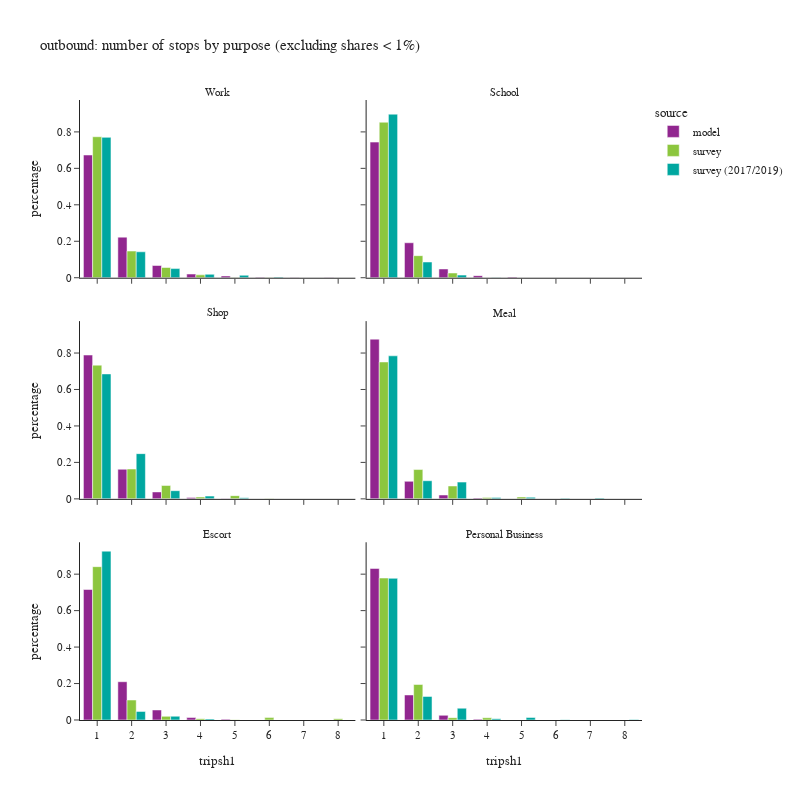

The notebook cell saved with this chart:
### Code cell
df_plot = df_tour.groupby(['tripsh1','pdpurp_label','source'])['toexpfac'].sum().reset_index()
df_plot['percentage'] = df_plot.groupby(['pdpurp_label','source'], group_keys=False)['toexpfac']. \
    apply(lambda x: x / float(x.sum()))
df_plot2 = df_plot.loc[(df_plot['percentage'] > 0.001) & (df_plot['tripsh1'] <= 10)]

fig = px.bar(df_plot2.sort_values(['source','pdpurp_label']),
             x="tripsh1", y="percentage", color="source",barmode="group",
             facet_col='pdpurp_label', facet_col_wrap=2, 
             hover_data=['toexpfac'],
             title="outbound: number of stops by purpose (excluding shares < 1%)")
fig.update_layout(height=800, width=800)
fig.for_each_annotation(lambda a: a.update(text = a.text.split("=")[-1]))
fig.for_each_xaxis(lambda a: a.update(dict(dtick = 1, categoryorder='category ascending')))
fig.show()

### Figure 1 — Plotly figure (JSON) as saved in the notebook; plotly's stock layout.template omitted (floating-point values rounded to 4 significant figures)
{"data": [{"alignmentgroup": "True", "customdata": [[1054000.0], [348800.0], [105000.0], [31710.0], [15070.0], [4672.0], [2726.0], [1598.0]], "hovertemplate": "source=model<br>pdpurp_label=Work<br>tripsh1=%{x}<br>percentage=%{y}<br>toexpfac=%{customdata[0]}<extra></extra>", "legendgroup": "model", "marker": {"color": "#91268F", "pattern": {"shape": ""}}, "name": "model", "offsetgroup": "model", "orientation": "v", "showlegend": true, "textposition": "auto", "type": "bar", "x": [1, 2, 3, 4, 5, 6, 7, 8], "xaxis": "x5", "y": [0.6732, 0.2227, 0.06703, 0.02025, 0.00962, 0.002983, 0.001741, 0.00102], "yaxis": "y5"}, {"alignmentgroup": "True", "customdata": [[428600.0], [110600.0], [27710.0], [6591.0], [1987.0]], "hovertemplate": "source=model<br>pdpurp_label=School<br>tripsh1=%{x}<br>percentage=%{y}<br>toexpfac=%{customdata[0]}<extra></extra>", "legendgroup": "model", "marker": {"color": "#91268F", "pattern": {"shape": ""}}, "name": "model", "offsetgroup": "model", "orientation": "v", "showlegend": false, "textposition": "auto", "type": "bar", "x": [1, 2, 3, 4, 5], "xaxis": "x6", "y": [0.744, 0.1919, 0.04811, 0.01144, 0.003449], "yaxis": "y6"}, {"alignmentgroup": "True", "customdata": [[528900.0], [108800.0], [25490.0], [5281.0], [1485.0]], "hovertemplate": "source=model<br>pdpurp_label=Shop<br>tripsh1=%{x}<br>percentage=%{y}<br>toexpfac=%{customdata[0]}<extra></extra>", "legendgroup": "model", "marker": {"color": "#91268F", "pattern": {"shape": ""}}, "name": "model", "offsetgroup": "model", "orientation": "v", "showlegend": false, "textposition": "auto", "type": "bar", "x": [1, 2, 3, 4, 5], "xaxis": "x3", "y": [0.789, 0.1623, 0.03803, 0.007879, 0.002215], "yaxis": "y3"}, {"alignmentgroup": "True", "customdata": [[598000.0], [65630.0], [14480.0], [3281.0], [887.0]], "hovertemplate": "source=model<br>pdpurp_label=Meal<br>tripsh1=%{x}<br>percentage=%{y}<br>toexpfac=%{customdata[0]}<extra></extra>", "legendgroup": "model", "marker": {"color": "#91268F", "pattern": {"shape": ""}}, "name": "model", "offsetgroup": "model", "orientation": "v", "showlegend": false, "textposition": "auto", "type": "bar", "x": [1, 2, 3, 4, 5], "xaxis": "x4", "y": [0.8761, 0.09615, 0.02122, 0.004807, 0.0013], "yaxis": "y4"}, {"alignmentgroup": "True", "customdata": [[559100.0], [164000.0], [42930.0], [10480.0], [3358.0]], "hovertemplate": "source=model<br>pdpurp_label=Escort<br>tripsh1=%{x}<br>percentage=%{y}<br>toexpfac=%{customdata[0]}<extra></extra>", "legendgroup": "model", "marker": {"color": "#91268F", "pattern": {"shape": ""}}, "name": "model", "offsetgroup": "model", "orientation": "v", "showlegend": false, "textposition": "auto", "type": "bar", "x": [1, 2, 3, 4, 5], "xaxis": "x", "y": [0.7158, 0.21, 0.05496, 0.01341, 0.004299], "yaxis": "y"}, {"alignmentgroup": "True", "customdata": [[296500.0], [48980.0], [9169.0], [1646.0]], "hovertemplate": "source=model<br>pdpurp_label=Personal Business<br>tripsh1=%{x}<br>percentage=%{y}<br>toexpfac=%{customdata[0]}<extra></extra>", "legendgroup": "model", "marker": {"color": "#91268F", "pattern": {"shape": ""}}, "name": "model", "offsetgroup": "model", "orientation": "v", "showlegend": false, "textposition": "auto", "type": "bar", "x": [1, 2, 3, 4], "xaxis": "x2", "y": [0.8313, 0.1373, 0.0257, 0.004614], "yaxis": "y2"}, {"alignmentgroup": "True", "customdata": [[1034000.0], [195500.0], [74950.0], [21040.0], [1950.0], [2079.0]], "hovertemplate": "source=survey<br>pdpurp_label=Work<br>tripsh1=%{x}<br>percentage=%{y}<br>toexpfac=%{customdata[0]}<extra></extra>", "legendgroup": "survey", "marker": {"color": "#8CC63E", "pattern": {"shape": ""}}, "name": "survey", "offsetgroup": "survey", "orientation": "v", "showlegend": true, "textposition": "auto", "type": "bar", "x": [1, 2, 3, 4, 5, 6], "xaxis": "x5", "y": [0.7734, 0.1463, 0.05608, 0.01574, 0.001459, 0.001556], "yaxis": "y5"}, {"alignmentgroup": "True", "customdata": [[443500.0], [62920.0], [13500.0]], "hovertemplate": "source=survey<br>pdpurp_label=School<br>tripsh1=%{x}<br>percentage=%{y}<br>toexpfac=%{customdata[0]}<extra></extra>", "legendgroup": "survey", "marker": {"color": "#8CC63E", "pattern": {"shape": ""}}, "name": "survey", "offsetgroup": "survey", "orientation": "v", "showlegend": false, "textposition": "auto", "type": "bar", "x": [1, 2, 3], "xaxis": "x6", "y": [0.853, 0.121, 0.02596], "yaxis": "y6"}, {"alignmentgroup": "True", "customdata": [[441100.0], [98380.0], [44170.0], [6059.0], [10650.0], [935.1]], "hovertemplate": "source=survey<br>pdpurp_label=Shop<br>tripsh1=%{x}<br>percentage=%{y}<br>toexpfac=%{customdata[0]}<extra></extra>", "legendgroup": "survey", "marker": {"color": "#8CC63E", "pattern": {"shape": ""}}, "name": "survey", "offsetgroup": "survey", "orientation": "v", "showlegend": false, "textposition": "auto", "type": "bar", "x": [1, 2, 3, 4, 5, 6], "xaxis": "x3", "y": [0.7335, 0.1636, 0.07345, 0.01008, 0.01771, 0.001555], "yaxis": "y3"}, {"alignmentgroup": "True", "customdata": [[299000.0], [64060.0], [28150.0], [2793.0], [4038.0]], "hovertemplate": "source=survey<br>pdpurp_label=Meal<br>tripsh1=%{x}<br>percentage=%{y}<br>toexpfac=%{customdata[0]}<extra></extra>", "legendgroup": "survey", "marker": {"color": "#8CC63E", "pattern": {"shape": ""}}, "name": "survey", "offsetgroup": "survey", "orientation": "v", "showlegend": false, "textposition": "auto", "type": "bar", "x": [1, 2, 3, 4, 5], "xaxis": "x4", "y": [0.7509, 0.1609, 0.07069, 0.007015, 0.01014], "yaxis": "y4"}, {"alignmentgroup": "True", "customdata": [[555500.0], [72400.0], [13250.0], [4889.0], [903.3], [8657.0], [4796.0]], "hovertemplate": "source=survey<br>pdpurp_label=Escort<br>tripsh1=%{x}<br>percentage=%{y}<br>toexpfac=%{customdata[0]}<extra></extra>", "legendgroup": "survey", "marker": {"color": "#8CC63E", "pattern": {"shape": ""}}, "name": "survey", "offsetgroup": "survey", "orientation": "v", "showlegend": false, "textposition": "auto", "type": "bar", "x": [1, 2, 3, 4, 5, 6, 8], "xaxis": "x", "y": [0.8412, 0.1096, 0.02006, 0.007402, 0.001368, 0.01311, 0.007262], "yaxis": "y"}, {"alignmentgroup": "True", "customdata": [[238700.0], [59700.0], [3912.0], [3812.0]], "hovertemplate": "source=survey<br>pdpurp_label=Personal Business<br>tripsh1=%{x}<br>percentage=%{y}<br>toexpfac=%{customdata[0]}<extra></extra>", "legendgroup": "survey", "marker": {"color": "#8CC63E", "pattern": {"shape": ""}}, "name": "survey", "offsetgroup": "survey", "orientation": "v", "showlegend": false, "textposition": "auto", "type": "bar", "x": [1, 2, 3, 4], "xaxis": "x2", "y": [0.7787, 0.1947, 0.01276, 0.01243], "yaxis": "y2"}, {"alignmentgroup": "True", "customdata": [[1259000.0], [232500.0], [82130.0], [30700.0], [22300.0], [5520.0]], "hovertemplate": "source=survey (2017/2019)<br>pdpurp_label=Work<br>tripsh1=%{x}<br>percentage=%{y}<br>toexpfac=%{customdata[0]}<extra></extra>", "legendgroup": "survey (2017/2019)", "marker": {"color": "#00A7A0", "pattern": {"shape": ""}}, "name": "survey (2017/2019)", "offsetgroup": "survey (2017/2019)", "orientation": "v", "showlegend": true, "textposition": "auto", "type": "bar", "x": [1, 2, 3, 4, 5, 6], "xaxis": "x5", "y": [0.77, 0.1422, 0.05023, 0.01878, 0.01364, 0.003376], "yaxis": "y5"}, {"alignmentgroup": "True", "customdata": [[471300.0], [45310.0], [7591.0], [670.0]], "hovertemplate": "source=survey (2017/2019)<br>pdpurp_label=School<br>tripsh1=%{x}<br>percentage=%{y}<br>toexpfac=%{customdata[0]}<extra></extra>", "legendgroup": "survey (2017/2019)", "marker": {"color": "#00A7A0", "pattern": {"shape": ""}}, "name": "survey (2017/2019)", "offsetgroup": "survey (2017/2019)", "orientation": "v", "showlegend": false, "textposition": "auto", "type": "bar", "x": [1, 2, 3, 4], "xaxis": "x6", "y": [0.8972, 0.08624, 0.01445, 0.001275], "yaxis": "y6"}, {"alignmentgroup": "True", "customdata": [[538900.0], [195000.0], [35230.0], [11900.0], [4942.0]], "hovertemplate": "source=survey (2017/2019)<br>pdpurp_label=Shop<br>tripsh1=%{x}<br>percentage=%{y}<br>toexpfac=%{customdata[0]}<extra></extra>", "legendgroup": "survey (2017/2019)", "marker": {"color": "#00A7A0", "pattern": {"shape": ""}}, "name": "survey (2017/2019)", "offsetgroup": "survey (2017/2019)", "orientation": "v", "showlegend": false, "textposition": "auto", "type": "bar", "x": [1, 2, 3, 4, 5], "xaxis": "x3", "y": [0.6854, 0.248, 0.04481, 0.01514, 0.006286], "yaxis": "y3"}, {"alignmentgroup": "True", "customdata": [[289800.0], [36750.0], [33970.0], [2861.0], [3204.0], [1223.0], [1518.0]], "hovertemplate": "source=survey (2017/2019)<br>pdpurp_label=Meal<br>tripsh1=%{x}<br>percentage=%{y}<br>toexpfac=%{customdata[0]}<extra></extra>", "legendgroup": "survey (2017/2019)", "marker": {"color": "#00A7A0", "pattern": {"shape": ""}}, "name": "survey (2017/2019)", "offsetgroup": "survey (2017/2019)", "orientation": "v", "showlegend": false, "textposition": "auto", "type": "bar", "x": [1, 2, 3, 4, 5, 6, 7], "xaxis": "x4", "y": [0.7847, 0.0995, 0.09197, 0.007746, 0.008673, 0.003311, 0.00411], "yaxis": "y4"}, {"alignmentgroup": "True", "customdata": [[402800.0], [20480.0], [8988.0], [2475.0]], "hovertemplate": "source=survey (2017/2019)<br>pdpurp_label=Escort<br>tripsh1=%{x}<br>percentage=%{y}<br>toexpfac=%{customdata[0]}<extra></extra>", "legendgroup": "survey (2017/2019)", "marker": {"color": "#00A7A0", "pattern": {"shape": ""}}, "name": "survey (2017/2019)", "offsetgroup": "survey (2017/2019)", "orientation": "v", "showlegend": false, "textposition": "auto", "type": "bar", "x": [1, 2, 3, 4], "xaxis": "x", "y": [0.9262, 0.0471, 0.02067, 0.005691], "yaxis": "y"}, {"alignmentgroup": "True", "customdata": [[633400.0], [105300.0], [52720.0], [5669.0], [11320.0], [835.8], [2012.0]], "hovertemplate": "source=survey (2017/2019)<br>pdpurp_label=Personal Business<br>tripsh1=%{x}<br>percentage=%{y}<br>toexpfac=%{customdata[0]}<extra></extra>", "legendgroup": "survey (2017/2019)", "marker": {"color": "#00A7A0", "pattern": {"shape": ""}}, "name": "survey (2017/2019)", "offsetgroup": "survey (2017/2019)", "orientation": "v", "showlegend": false, "textposition": "auto", "type": "bar", "x": [1, 2, 3, 4, 5, 6, 8], "xaxis": "x2", "y": [0.7772, 0.1293, 0.06468, 0.006956, 0.01389, 0.001026, 0.002468], "yaxis": "y2"}], "layout": {"annotations": [{"font": {}, "showarrow": false, "text": "Escort", "x": 0.245, "xanchor": "center", "xref": "paper", "y": 0.2867, "yanchor": "bottom", "yref": "paper"}, {"font": {}, "showarrow": false, "text": "Personal Business", "x": 0.755, "xanchor": "center", "xref": "paper", "y": 0.2867, "yanchor": "bottom", "yref": "paper"}, {"font": {}, "showarrow": false, "text": "Shop", "x": 0.245, "xanchor": "center", "xref": "paper", "y": 0.6433, "yanchor": "bottom", "yref": "paper"}, {"font": {}, "showarrow": false, "text": "Meal", "x": 0.755, "xanchor": "center", "xref": "paper", "y": 0.6433, "yanchor": "bottom", "yref": "paper"}, {"font": {}, "showarrow": false, "text": "Work", "x": 0.245, "xanchor": "center", "xref": "paper", "y": 1.0, "yanchor": "bottom", "yref": "paper"}, {"font": {}, "showarrow": false, "text": "School", "x": 0.755, "xanchor": "center", "xref": "paper", "y": 1.0, "yanchor": "bottom", "yref": "paper"}], "barmode": "group", "height": 800, "legend": {"title": {"text": "source"}, "tracegroupgap": 0}, "title": {"text": "outbound: number of stops by purpose (excluding shares < 1%)"}, "width": 800, "xaxis": {"anchor": "y", "categoryorder": "category ascending", "domain": [0.0, 0.49], "dtick": 1, "title": {"text": "tripsh1"}}, "xaxis2": {"anchor": "y2", "categoryorder": "category ascending", "domain": [0.51, 1.0], "dtick": 1, "matches": "x", "title": {"text": "tripsh1"}}, "xaxis3": {"anchor": "y3", "categoryorder": "category ascending", "domain": [0.0, 0.49], "dtick": 1, "matches": "x", "showticklabels": false}, "xaxis4": {"anchor": "y4", "categoryorder": "category ascending", "domain": [0.51, 1.0], "dtick": 1, "matches": "x", "showticklabels": false}, "xaxis5": {"anchor": "y5", "categoryorder": "category ascending", "domain": [0.0, 0.49], "dtick": 1, "matches": "x", "showticklabels": false}, "xaxis6": {"anchor": "y6", "categoryorder": "category ascending", "domain": [0.51, 1.0], "dtick": 1, "matches": "x", "showticklabels": false}, "yaxis": {"anchor": "x", "domain": [0.0, 0.2867], "title": {"text": "percentage"}}, "yaxis2": {"anchor": "x2", "domain": [0.0, 0.2867], "matches": "y", "showticklabels": false}, "yaxis3": {"anchor": "x3", "domain": [0.3567, 0.6433], "matches": "y", "title": {"text": "percentage"}}, "yaxis4": {"anchor": "x4", "domain": [0.3567, 0.6433], "matches": "y", "showticklabels": false}, "yaxis5": {"anchor": "x5", "domain": [0.7133, 1.0], "matches": "y", "title": {"text": "percentage"}}, "yaxis6": {"anchor": "x6", "domain": [0.7133, 1.0], "matches": "y", "showticklabels": false}}}
